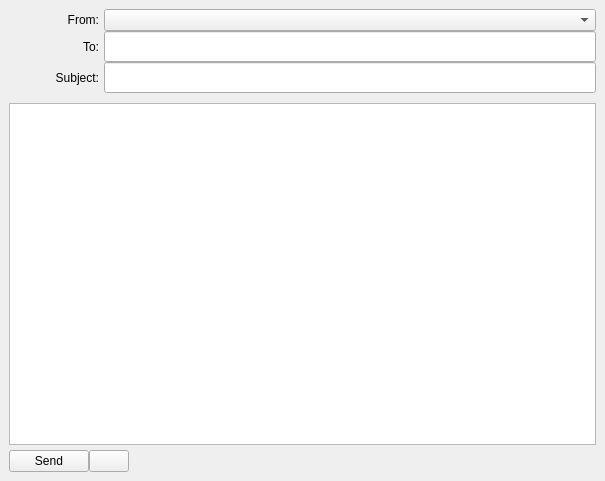
<?xml version="1.0" encoding="UTF-8"?>
<ui version="4.0">
 <class>Form</class>
 <widget class="QWidget" name="Form">
  <property name="geometry">
   <rect>
    <x>0</x>
    <y>0</y>
    <width>605</width>
    <height>481</height>
   </rect>
  </property>
  <property name="windowTitle">
   <string>New Message</string>
  </property>
  <layout class="QVBoxLayout" name="verticalLayout_2">
   <property name="spacing">
    <number>0</number>
   </property>
   <property name="margin">
    <number>9</number>
   </property>
   <item>
    <layout class="QVBoxLayout" name="verticalLayout">
     <property name="spacing">
      <number>0</number>
     </property>
     <item>
      <layout class="QVBoxLayout" name="verticalLayout_3">
       <property name="spacing">
        <number>0</number>
       </property>
       <property name="bottomMargin">
        <number>0</number>
       </property>
       <item>
        <layout class="QHBoxLayout" name="horizontalLayout">
         <property name="spacing">
          <number>0</number>
         </property>
         <property name="bottomMargin">
          <number>0</number>
         </property>
         <item>
          <widget class="QLabel" name="label">
           <property name="sizePolicy">
            <sizepolicy hsizetype="Fixed" vsizetype="Preferred">
             <horstretch>0</horstretch>
             <verstretch>0</verstretch>
            </sizepolicy>
           </property>
           <property name="minimumSize">
            <size>
             <width>90</width>
             <height>0</height>
            </size>
           </property>
           <property name="text">
            <string>From:</string>
           </property>
           <property name="alignment">
            <set>Qt::AlignRight|Qt::AlignTrailing|Qt::AlignVCenter</set>
           </property>
          </widget>
         </item>
         <item>
          <spacer name="horizontalSpacer_4">
           <property name="orientation">
            <enum>Qt::Horizontal</enum>
           </property>
           <property name="sizeType">
            <enum>QSizePolicy::Fixed</enum>
           </property>
           <property name="sizeHint" stdset="0">
            <size>
             <width>5</width>
             <height>20</height>
            </size>
           </property>
          </spacer>
         </item>
         <item>
          <widget class="QComboBox" name="cboFrom"/>
         </item>
        </layout>
       </item>
       <item>
        <layout class="QHBoxLayout" name="horizontalLayout_2">
         <property name="spacing">
          <number>0</number>
         </property>
         <property name="bottomMargin">
          <number>0</number>
         </property>
         <item>
          <widget class="QLabel" name="label_2">
           <property name="sizePolicy">
            <sizepolicy hsizetype="Fixed" vsizetype="Preferred">
             <horstretch>0</horstretch>
             <verstretch>0</verstretch>
            </sizepolicy>
           </property>
           <property name="minimumSize">
            <size>
             <width>90</width>
             <height>0</height>
            </size>
           </property>
           <property name="text">
            <string>To:</string>
           </property>
           <property name="alignment">
            <set>Qt::AlignRight|Qt::AlignTrailing|Qt::AlignVCenter</set>
           </property>
          </widget>
         </item>
         <item>
          <spacer name="horizontalSpacer_3">
           <property name="orientation">
            <enum>Qt::Horizontal</enum>
           </property>
           <property name="sizeType">
            <enum>QSizePolicy::Fixed</enum>
           </property>
           <property name="sizeHint" stdset="0">
            <size>
             <width>5</width>
             <height>20</height>
            </size>
           </property>
          </spacer>
         </item>
         <item>
          <widget class="QLineEdit" name="lineTo">
           <property name="minimumSize">
            <size>
             <width>0</width>
             <height>31</height>
            </size>
           </property>
           <property name="maximumSize">
            <size>
             <width>16777215</width>
             <height>31</height>
            </size>
           </property>
          </widget>
         </item>
        </layout>
       </item>
       <item>
        <layout class="QHBoxLayout" name="horizontalLayout_4">
         <property name="bottomMargin">
          <number>0</number>
         </property>
         <item>
          <widget class="QLabel" name="label_3">
           <property name="sizePolicy">
            <sizepolicy hsizetype="Fixed" vsizetype="Preferred">
             <horstretch>0</horstretch>
             <verstretch>0</verstretch>
            </sizepolicy>
           </property>
           <property name="minimumSize">
            <size>
             <width>90</width>
             <height>0</height>
            </size>
           </property>
           <property name="text">
            <string>Subject:</string>
           </property>
           <property name="alignment">
            <set>Qt::AlignRight|Qt::AlignTrailing|Qt::AlignVCenter</set>
           </property>
          </widget>
         </item>
         <item>
          <spacer name="horizontalSpacer">
           <property name="orientation">
            <enum>Qt::Horizontal</enum>
           </property>
           <property name="sizeType">
            <enum>QSizePolicy::Fixed</enum>
           </property>
           <property name="sizeHint" stdset="0">
            <size>
             <width>5</width>
             <height>20</height>
            </size>
           </property>
          </spacer>
         </item>
         <item>
          <widget class="QLineEdit" name="lineSubject">
           <property name="minimumSize">
            <size>
             <width>0</width>
             <height>31</height>
            </size>
           </property>
          </widget>
         </item>
        </layout>
       </item>
      </layout>
     </item>
     <item>
      <spacer name="verticalSpacer">
       <property name="orientation">
        <enum>Qt::Vertical</enum>
       </property>
       <property name="sizeType">
        <enum>QSizePolicy::Fixed</enum>
       </property>
       <property name="sizeHint" stdset="0">
        <size>
         <width>20</width>
         <height>10</height>
        </size>
       </property>
      </spacer>
     </item>
     <item>
      <widget class="QPlainTextEdit" name="txtBody"/>
     </item>
     <item>
      <spacer name="verticalSpacer_2">
       <property name="orientation">
        <enum>Qt::Vertical</enum>
       </property>
       <property name="sizeType">
        <enum>QSizePolicy::Fixed</enum>
       </property>
       <property name="sizeHint" stdset="0">
        <size>
         <width>20</width>
         <height>5</height>
        </size>
       </property>
      </spacer>
     </item>
     <item>
      <layout class="QHBoxLayout" name="horizontalLayout_3">
       <property name="bottomMargin">
        <number>0</number>
       </property>
       <item>
        <widget class="QPushButton" name="btnSend">
         <property name="sizePolicy">
          <sizepolicy hsizetype="Maximum" vsizetype="Fixed">
           <horstretch>0</horstretch>
           <verstretch>0</verstretch>
          </sizepolicy>
         </property>
         <property name="text">
          <string>Send</string>
         </property>
        </widget>
       </item>
       <item>
        <widget class="QPushButton" name="btnAttach">
         <property name="maximumSize">
          <size>
           <width>16777215</width>
           <height>26</height>
          </size>
         </property>
         <property name="toolTip">
          <string>Attach files</string>
         </property>
         <property name="text">
          <string/>
         </property>
         <property name="iconSize">
          <size>
           <width>16</width>
           <height>16</height>
          </size>
         </property>
        </widget>
       </item>
       <item>
        <spacer name="horizontalSpacer_2">
         <property name="orientation">
          <enum>Qt::Horizontal</enum>
         </property>
         <property name="sizeHint" stdset="0">
          <size>
           <width>40</width>
           <height>20</height>
          </size>
         </property>
        </spacer>
       </item>
      </layout>
     </item>
    </layout>
   </item>
  </layout>
 </widget>
 <resources/>
 <connections/>
</ui>
